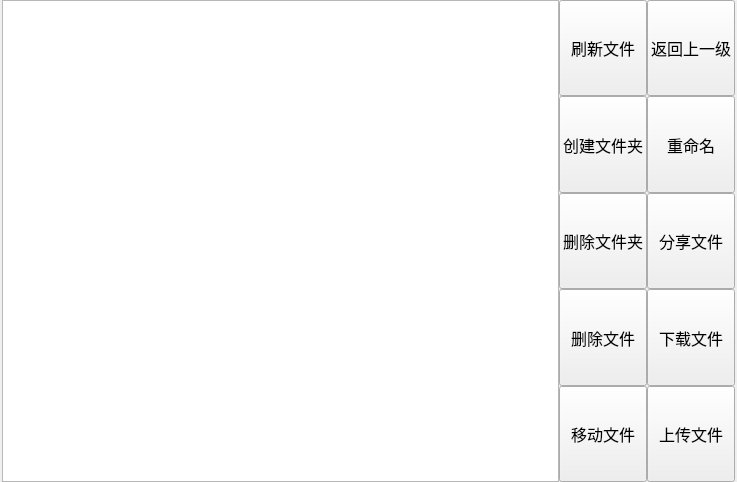
<?xml version="1.0" encoding="UTF-8"?>
<ui version="4.0">
 <class>File</class>
 <widget class="QWidget" name="File">
  <property name="geometry">
   <rect>
    <x>0</x>
    <y>0</y>
    <width>737</width>
    <height>482</height>
   </rect>
  </property>
  <property name="sizePolicy">
   <sizepolicy hsizetype="Preferred" vsizetype="Preferred">
    <horstretch>0</horstretch>
    <verstretch>0</verstretch>
   </sizepolicy>
  </property>
  <property name="windowTitle">
   <string>Form</string>
  </property>
  <layout class="QGridLayout" name="gridLayout_2">
   <property name="leftMargin">
    <number>2</number>
   </property>
   <property name="topMargin">
    <number>0</number>
   </property>
   <property name="rightMargin">
    <number>2</number>
   </property>
   <property name="bottomMargin">
    <number>0</number>
   </property>
   <property name="horizontalSpacing">
    <number>0</number>
   </property>
   <property name="verticalSpacing">
    <number>2</number>
   </property>
   <item row="0" column="1">
    <layout class="QGridLayout" name="gridLayout">
     <item row="2" column="0">
      <widget class="QPushButton" name="delDir_PB">
       <property name="sizePolicy">
        <sizepolicy hsizetype="Minimum" vsizetype="Expanding">
         <horstretch>0</horstretch>
         <verstretch>0</verstretch>
        </sizepolicy>
       </property>
       <property name="font">
        <font>
         <family>AcadEref</family>
         <pointsize>12</pointsize>
        </font>
       </property>
       <property name="text">
        <string>删除文件夹</string>
       </property>
      </widget>
     </item>
     <item row="0" column="0">
      <widget class="QPushButton" name="flushFile_PB">
       <property name="sizePolicy">
        <sizepolicy hsizetype="Minimum" vsizetype="Expanding">
         <horstretch>0</horstretch>
         <verstretch>0</verstretch>
        </sizepolicy>
       </property>
       <property name="font">
        <font>
         <family>AcadEref</family>
         <pointsize>12</pointsize>
        </font>
       </property>
       <property name="text">
        <string>刷新文件</string>
       </property>
      </widget>
     </item>
     <item row="4" column="0">
      <widget class="QPushButton" name="mvFile_PB">
       <property name="sizePolicy">
        <sizepolicy hsizetype="Minimum" vsizetype="Expanding">
         <horstretch>0</horstretch>
         <verstretch>0</verstretch>
        </sizepolicy>
       </property>
       <property name="font">
        <font>
         <family>AcadEref</family>
         <pointsize>12</pointsize>
        </font>
       </property>
       <property name="text">
        <string>移动文件</string>
       </property>
      </widget>
     </item>
     <item row="2" column="1">
      <widget class="QPushButton" name="shareFile_PB">
       <property name="sizePolicy">
        <sizepolicy hsizetype="Minimum" vsizetype="Expanding">
         <horstretch>0</horstretch>
         <verstretch>0</verstretch>
        </sizepolicy>
       </property>
       <property name="font">
        <font>
         <family>AcadEref</family>
         <pointsize>12</pointsize>
        </font>
       </property>
       <property name="text">
        <string>分享文件</string>
       </property>
      </widget>
     </item>
     <item row="1" column="0">
      <widget class="QPushButton" name="mkDir_PB">
       <property name="sizePolicy">
        <sizepolicy hsizetype="Minimum" vsizetype="Expanding">
         <horstretch>0</horstretch>
         <verstretch>0</verstretch>
        </sizepolicy>
       </property>
       <property name="font">
        <font>
         <family>AcadEref</family>
         <pointsize>12</pointsize>
        </font>
       </property>
       <property name="text">
        <string>创建文件夹</string>
       </property>
      </widget>
     </item>
     <item row="1" column="1">
      <widget class="QPushButton" name="rename_PB">
       <property name="sizePolicy">
        <sizepolicy hsizetype="Minimum" vsizetype="Expanding">
         <horstretch>0</horstretch>
         <verstretch>0</verstretch>
        </sizepolicy>
       </property>
       <property name="font">
        <font>
         <family>AcadEref</family>
         <pointsize>12</pointsize>
        </font>
       </property>
       <property name="text">
        <string>重命名</string>
       </property>
      </widget>
     </item>
     <item row="3" column="0">
      <widget class="QPushButton" name="delFile_PB">
       <property name="sizePolicy">
        <sizepolicy hsizetype="Minimum" vsizetype="Expanding">
         <horstretch>0</horstretch>
         <verstretch>0</verstretch>
        </sizepolicy>
       </property>
       <property name="font">
        <font>
         <family>AcadEref</family>
         <pointsize>12</pointsize>
        </font>
       </property>
       <property name="text">
        <string>删除文件</string>
       </property>
      </widget>
     </item>
     <item row="4" column="1">
      <widget class="QPushButton" name="uploadFile_PB">
       <property name="sizePolicy">
        <sizepolicy hsizetype="Minimum" vsizetype="Expanding">
         <horstretch>0</horstretch>
         <verstretch>0</verstretch>
        </sizepolicy>
       </property>
       <property name="font">
        <font>
         <family>AcadEref</family>
         <pointsize>12</pointsize>
        </font>
       </property>
       <property name="text">
        <string>上传文件</string>
       </property>
      </widget>
     </item>
     <item row="3" column="1">
      <widget class="QPushButton" name="downloadFile_PB">
       <property name="sizePolicy">
        <sizepolicy hsizetype="Minimum" vsizetype="Expanding">
         <horstretch>0</horstretch>
         <verstretch>0</verstretch>
        </sizepolicy>
       </property>
       <property name="font">
        <font>
         <family>AcadEref</family>
         <pointsize>12</pointsize>
        </font>
       </property>
       <property name="text">
        <string>下载文件</string>
       </property>
      </widget>
     </item>
     <item row="0" column="1">
      <widget class="QPushButton" name="return_PB">
       <property name="sizePolicy">
        <sizepolicy hsizetype="Minimum" vsizetype="Expanding">
         <horstretch>0</horstretch>
         <verstretch>0</verstretch>
        </sizepolicy>
       </property>
       <property name="font">
        <font>
         <family>AcadEref</family>
         <pointsize>12</pointsize>
        </font>
       </property>
       <property name="text">
        <string>返回上一级</string>
       </property>
      </widget>
     </item>
    </layout>
   </item>
   <item row="0" column="0">
    <widget class="QListWidget" name="listWidget"/>
   </item>
  </layout>
 </widget>
 <resources/>
 <connections/>
</ui>
